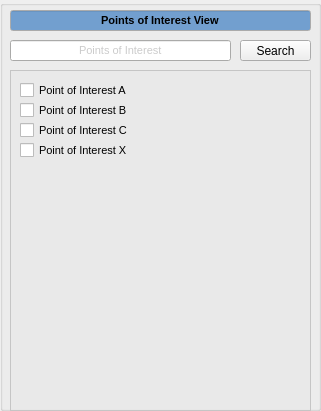
    <widget class="QGroupBox" name="points_of_interest_view_groupbox">
     <property name="geometry">
      <rect>
       <x>10</x>
       <y>120</y>
       <width>321</width>
       <height>411</height>
      </rect>
     </property>
     <property name="title">
      <string/>
     </property>
     <widget class="QLineEdit" name="points_of_interest_view_lineedit">
      <property name="geometry">
       <rect>
        <x>10</x>
        <y>10</y>
        <width>301</width>
        <height>21</height>
       </rect>
      </property>
      <property name="palette">
       <palette>
        <active>
         <colorrole role="Base">
          <brush brushstyle="SolidPattern">
           <color alpha="255">
            <red>114</red>
            <green>159</green>
            <blue>207</blue>
           </color>
          </brush>
         </colorrole>
        </active>
        <inactive>
         <colorrole role="Base">
          <brush brushstyle="SolidPattern">
           <color alpha="255">
            <red>114</red>
            <green>159</green>
            <blue>207</blue>
           </color>
          </brush>
         </colorrole>
        </inactive>
        <disabled>
         <colorrole role="Base">
          <brush brushstyle="SolidPattern">
           <color alpha="255">
            <red>255</red>
            <green>255</green>
            <blue>255</blue>
           </color>
          </brush>
         </colorrole>
        </disabled>
       </palette>
      </property>
      <property name="font">
       <font>
        <pointsize>8</pointsize>
        <weight>75</weight>
        <bold>true</bold>
       </font>
      </property>
      <property name="layoutDirection">
       <enum>Qt::LeftToRight</enum>
      </property>
      <property name="autoFillBackground">
       <bool>false</bool>
      </property>
      <property name="text">
       <string>Points of Interest View</string>
      </property>
      <property name="alignment">
       <set>Qt::AlignCenter</set>
      </property>
      <property name="readOnly">
       <bool>true</bool>
      </property>
     </widget>
     <widget class="QLineEdit" name="points_of_interest_line_edit_2">
      <property name="geometry">
       <rect>
        <x>10</x>
        <y>40</y>
        <width>221</width>
        <height>21</height>
       </rect>
      </property>
      <property name="palette">
       <palette>
        <active>
         <colorrole role="WindowText">
          <brush brushstyle="SolidPattern">
           <color alpha="255">
            <red>0</red>
            <green>0</green>
            <blue>0</blue>
           </color>
          </brush>
         </colorrole>
         <colorrole role="Dark">
          <brush brushstyle="SolidPattern">
           <color alpha="255">
            <red>119</red>
            <green>119</green>
            <blue>118</blue>
           </color>
          </brush>
         </colorrole>
         <colorrole role="Mid">
          <brush brushstyle="SolidPattern">
           <color alpha="255">
            <red>159</red>
            <green>159</green>
            <blue>157</blue>
           </color>
          </brush>
         </colorrole>
         <colorrole role="Text">
          <brush brushstyle="SolidPattern">
           <color alpha="255">
            <red>203</red>
            <green>203</green>
            <blue>203</blue>
           </color>
          </brush>
         </colorrole>
         <colorrole role="ButtonText">
          <brush brushstyle="SolidPattern">
           <color alpha="255">
            <red>0</red>
            <green>0</green>
            <blue>0</blue>
           </color>
          </brush>
         </colorrole>
         <colorrole role="Base">
          <brush brushstyle="SolidPattern">
           <color alpha="255">
            <red>255</red>
            <green>255</green>
            <blue>255</blue>
           </color>
          </brush>
         </colorrole>
         <colorrole role="Window">
          <brush brushstyle="SolidPattern">
           <color alpha="255">
            <red>238</red>
            <green>238</green>
            <blue>236</blue>
           </color>
          </brush>
         </colorrole>
         <colorrole role="Shadow">
          <brush brushstyle="SolidPattern">
           <color alpha="255">
            <red>0</red>
            <green>0</green>
            <blue>0</blue>
           </color>
          </brush>
         </colorrole>
         <colorrole role="AlternateBase">
          <brush brushstyle="SolidPattern">
           <color alpha="255">
            <red>184</red>
            <green>184</green>
            <blue>184</blue>
           </color>
          </brush>
         </colorrole>
         <colorrole role="ToolTipBase">
          <brush brushstyle="SolidPattern">
           <color alpha="255">
            <red>255</red>
            <green>255</green>
            <blue>220</blue>
           </color>
          </brush>
         </colorrole>
         <colorrole role="ToolTipText">
          <brush brushstyle="SolidPattern">
           <color alpha="255">
            <red>0</red>
            <green>0</green>
            <blue>0</blue>
           </color>
          </brush>
         </colorrole>
         <colorrole role="PlaceholderText">
          <brush brushstyle="NoBrush">
           <color alpha="128">
            <red>203</red>
            <green>203</green>
            <blue>203</blue>
           </color>
          </brush>
         </colorrole>
        </active>
        <inactive>
         <colorrole role="WindowText">
          <brush brushstyle="SolidPattern">
           <color alpha="255">
            <red>0</red>
            <green>0</green>
            <blue>0</blue>
           </color>
          </brush>
         </colorrole>
         <colorrole role="Dark">
          <brush brushstyle="SolidPattern">
           <color alpha="255">
            <red>119</red>
            <green>119</green>
            <blue>118</blue>
           </color>
          </brush>
         </colorrole>
         <colorrole role="Mid">
          <brush brushstyle="SolidPattern">
           <color alpha="255">
            <red>159</red>
            <green>159</green>
            <blue>157</blue>
           </color>
          </brush>
         </colorrole>
         <colorrole role="Text">
          <brush brushstyle="SolidPattern">
           <color alpha="255">
            <red>203</red>
            <green>203</green>
            <blue>203</blue>
           </color>
          </brush>
         </colorrole>
         <colorrole role="ButtonText">
          <brush brushstyle="SolidPattern">
           <color alpha="255">
            <red>0</red>
            <green>0</green>
            <blue>0</blue>
           </color>
          </brush>
         </colorrole>
         <colorrole role="Base">
          <brush brushstyle="SolidPattern">
           <color alpha="255">
            <red>255</red>
            <green>255</green>
            <blue>255</blue>
           </color>
          </brush>
         </colorrole>
         <colorrole role="Window">
          <brush brushstyle="SolidPattern">
           <color alpha="255">
            <red>238</red>
            <green>238</green>
            <blue>236</blue>
           </color>
          </brush>
         </colorrole>
         <colorrole role="Shadow">
          <brush brushstyle="SolidPattern">
           <color alpha="255">
            <red>0</red>
            <green>0</green>
            <blue>0</blue>
           </color>
          </brush>
         </colorrole>
         <colorrole role="AlternateBase">
          <brush brushstyle="SolidPattern">
           <color alpha="255">
            <red>184</red>
            <green>184</green>
            <blue>184</blue>
           </color>
          </brush>
         </colorrole>
         <colorrole role="ToolTipBase">
          <brush brushstyle="SolidPattern">
           <color alpha="255">
            <red>255</red>
            <green>255</green>
            <blue>220</blue>
           </color>
          </brush>
         </colorrole>
         <colorrole role="ToolTipText">
          <brush brushstyle="SolidPattern">
           <color alpha="255">
            <red>0</red>
            <green>0</green>
            <blue>0</blue>
           </color>
          </brush>
         </colorrole>
         <colorrole role="PlaceholderText">
          <brush brushstyle="NoBrush">
           <color alpha="128">
            <red>203</red>
            <green>203</green>
            <blue>203</blue>
           </color>
          </brush>
         </colorrole>
        </inactive>
        <disabled>
         <colorrole role="WindowText">
          <brush brushstyle="SolidPattern">
           <color alpha="255">
            <red>119</red>
            <green>119</green>
            <blue>118</blue>
           </color>
          </brush>
         </colorrole>
         <colorrole role="Dark">
          <brush brushstyle="SolidPattern">
           <color alpha="255">
            <red>119</red>
            <green>119</green>
            <blue>118</blue>
           </color>
          </brush>
         </colorrole>
         <colorrole role="Mid">
          <brush brushstyle="SolidPattern">
           <color alpha="255">
            <red>159</red>
            <green>159</green>
            <blue>157</blue>
           </color>
          </brush>
         </colorrole>
         <colorrole role="Text">
          <brush brushstyle="SolidPattern">
           <color alpha="255">
            <red>119</red>
            <green>119</green>
            <blue>118</blue>
           </color>
          </brush>
         </colorrole>
         <colorrole role="ButtonText">
          <brush brushstyle="SolidPattern">
           <color alpha="255">
            <red>119</red>
            <green>119</green>
            <blue>118</blue>
           </color>
          </brush>
         </colorrole>
         <colorrole role="Base">
          <brush brushstyle="SolidPattern">
           <color alpha="255">
            <red>238</red>
            <green>238</green>
            <blue>236</blue>
           </color>
          </brush>
         </colorrole>
         <colorrole role="Window">
          <brush brushstyle="SolidPattern">
           <color alpha="255">
            <red>238</red>
            <green>238</green>
            <blue>236</blue>
           </color>
          </brush>
         </colorrole>
         <colorrole role="Shadow">
          <brush brushstyle="SolidPattern">
           <color alpha="255">
            <red>0</red>
            <green>0</green>
            <blue>0</blue>
           </color>
          </brush>
         </colorrole>
         <colorrole role="AlternateBase">
          <brush brushstyle="SolidPattern">
           <color alpha="255">
            <red>184</red>
            <green>184</green>
            <blue>184</blue>
           </color>
          </brush>
         </colorrole>
         <colorrole role="ToolTipBase">
          <brush brushstyle="SolidPattern">
           <color alpha="255">
            <red>255</red>
            <green>255</green>
            <blue>220</blue>
           </color>
          </brush>
         </colorrole>
         <colorrole role="ToolTipText">
          <brush brushstyle="SolidPattern">
           <color alpha="255">
            <red>0</red>
            <green>0</green>
            <blue>0</blue>
           </color>
          </brush>
         </colorrole>
         <colorrole role="PlaceholderText">
          <brush brushstyle="NoBrush">
           <color alpha="128">
            <red>203</red>
            <green>203</green>
            <blue>203</blue>
           </color>
          </brush>
         </colorrole>
        </disabled>
       </palette>
      </property>
      <property name="font">
       <font>
        <pointsize>8</pointsize>
       </font>
      </property>
      <property name="text">
       <string>Points of Interest</string>
      </property>
      <property name="alignment">
       <set>Qt::AlignCenter</set>
      </property>
     </widget>
     <widget class="QPushButton" name="points_of_interest_search_button_2">
      <property name="geometry">
       <rect>
        <x>240</x>
        <y>40</y>
        <width>71</width>
        <height>21</height>
       </rect>
      </property>
      <property name="text">
       <string>Search</string>
      </property>
     </widget>
     <widget class="QListWidget" name="points_of_interest_list_widget_2">
      <property name="geometry">
       <rect>
        <x>10</x>
        <y>70</y>
        <width>301</width>
        <height>341</height>
       </rect>
      </property>
      <property name="palette">
       <palette>
        <active>
         <colorrole role="WindowText">
          <brush brushstyle="SolidPattern">
           <color alpha="255">
            <red>0</red>
            <green>0</green>
            <blue>0</blue>
           </color>
          </brush>
         </colorrole>
         <colorrole role="Button">
          <brush brushstyle="SolidPattern">
           <color alpha="255">
            <red>255</red>
            <green>255</green>
            <blue>255</blue>
           </color>
          </brush>
         </colorrole>
         <colorrole role="Light">
          <brush brushstyle="SolidPattern">
           <color alpha="255">
            <red>255</red>
            <green>255</green>
            <blue>255</blue>
           </color>
          </brush>
         </colorrole>
         <colorrole role="Midlight">
          <brush brushstyle="SolidPattern">
           <color alpha="255">
            <red>255</red>
            <green>255</green>
            <blue>255</blue>
           </color>
          </brush>
         </colorrole>
         <colorrole role="Dark">
          <brush brushstyle="SolidPattern">
           <color alpha="255">
            <red>127</red>
            <green>127</green>
            <blue>127</blue>
           </color>
          </brush>
         </colorrole>
         <colorrole role="Mid">
          <brush brushstyle="SolidPattern">
           <color alpha="255">
            <red>170</red>
            <green>170</green>
            <blue>170</blue>
           </color>
          </brush>
         </colorrole>
         <colorrole role="Text">
          <brush brushstyle="SolidPattern">
           <color alpha="255">
            <red>0</red>
            <green>0</green>
            <blue>0</blue>
           </color>
          </brush>
         </colorrole>
         <colorrole role="BrightText">
          <brush brushstyle="SolidPattern">
           <color alpha="255">
            <red>255</red>
            <green>255</green>
            <blue>255</blue>
           </color>
          </brush>
         </colorrole>
         <colorrole role="Base">
          <brush brushstyle="SolidPattern">
           <color alpha="142">
            <red>229</red>
            <green>229</green>
            <blue>229</blue>
           </color>
          </brush>
         </colorrole>
         <colorrole role="Window">
          <brush brushstyle="SolidPattern">
           <color alpha="255">
            <red>255</red>
            <green>255</green>
            <blue>255</blue>
           </color>
          </brush>
         </colorrole>
         <colorrole role="Shadow">
          <brush brushstyle="SolidPattern">
           <color alpha="255">
            <red>0</red>
            <green>0</green>
            <blue>0</blue>
           </color>
          </brush>
         </colorrole>
         <colorrole role="AlternateBase">
          <brush brushstyle="SolidPattern">
           <color alpha="255">
            <red>255</red>
            <green>255</green>
            <blue>255</blue>
           </color>
          </brush>
         </colorrole>
         <colorrole role="ToolTipBase">
          <brush brushstyle="SolidPattern">
           <color alpha="255">
            <red>255</red>
            <green>255</green>
            <blue>220</blue>
           </color>
          </brush>
         </colorrole>
         <colorrole role="ToolTipText">
          <brush brushstyle="SolidPattern">
           <color alpha="255">
            <red>0</red>
            <green>0</green>
            <blue>0</blue>
           </color>
          </brush>
         </colorrole>
         <colorrole role="PlaceholderText">
          <brush brushstyle="NoBrush">
           <color alpha="128">
            <red>0</red>
            <green>0</green>
            <blue>0</blue>
           </color>
          </brush>
         </colorrole>
        </active>
        <inactive>
         <colorrole role="WindowText">
          <brush brushstyle="SolidPattern">
           <color alpha="255">
            <red>0</red>
            <green>0</green>
            <blue>0</blue>
           </color>
          </brush>
         </colorrole>
         <colorrole role="Button">
          <brush brushstyle="SolidPattern">
           <color alpha="255">
            <red>255</red>
            <green>255</green>
            <blue>255</blue>
           </color>
          </brush>
         </colorrole>
         <colorrole role="Light">
          <brush brushstyle="SolidPattern">
           <color alpha="255">
            <red>255</red>
            <green>255</green>
            <blue>255</blue>
           </color>
          </brush>
         </colorrole>
         <colorrole role="Midlight">
          <brush brushstyle="SolidPattern">
           <color alpha="255">
            <red>255</red>
            <green>255</green>
            <blue>255</blue>
           </color>
          </brush>
         </colorrole>
         <colorrole role="Dark">
          <brush brushstyle="SolidPattern">
           <color alpha="255">
            <red>127</red>
            <green>127</green>
            <blue>127</blue>
           </color>
          </brush>
         </colorrole>
         <colorrole role="Mid">
          <brush brushstyle="SolidPattern">
           <color alpha="255">
            <red>170</red>
            <green>170</green>
            <blue>170</blue>
           </color>
          </brush>
         </colorrole>
         <colorrole role="Text">
          <brush brushstyle="SolidPattern">
           <color alpha="255">
            <red>0</red>
            <green>0</green>
            <blue>0</blue>
           </color>
          </brush>
         </colorrole>
         <colorrole role="BrightText">
          <brush brushstyle="SolidPattern">
           <color alpha="255">
            <red>255</red>
            <green>255</green>
            <blue>255</blue>
           </color>
          </brush>
         </colorrole>
         <colorrole role="Base">
          <brush brushstyle="SolidPattern">
           <color alpha="142">
            <red>229</red>
            <green>229</green>
            <blue>229</blue>
           </color>
          </brush>
         </colorrole>
         <colorrole role="Window">
          <brush brushstyle="SolidPattern">
           <color alpha="255">
            <red>255</red>
            <green>255</green>
            <blue>255</blue>
           </color>
          </brush>
         </colorrole>
         <colorrole role="Shadow">
          <brush brushstyle="SolidPattern">
           <color alpha="255">
            <red>0</red>
            <green>0</green>
            <blue>0</blue>
           </color>
          </brush>
         </colorrole>
         <colorrole role="AlternateBase">
          <brush brushstyle="SolidPattern">
           <color alpha="255">
            <red>255</red>
            <green>255</green>
            <blue>255</blue>
           </color>
          </brush>
         </colorrole>
         <colorrole role="ToolTipBase">
          <brush brushstyle="SolidPattern">
           <color alpha="255">
            <red>255</red>
            <green>255</green>
            <blue>220</blue>
           </color>
          </brush>
         </colorrole>
         <colorrole role="ToolTipText">
          <brush brushstyle="SolidPattern">
           <color alpha="255">
            <red>0</red>
            <green>0</green>
            <blue>0</blue>
           </color>
          </brush>
         </colorrole>
         <colorrole role="PlaceholderText">
          <brush brushstyle="NoBrush">
           <color alpha="128">
            <red>0</red>
            <green>0</green>
            <blue>0</blue>
           </color>
          </brush>
         </colorrole>
        </inactive>
        <disabled>
         <colorrole role="WindowText">
          <brush brushstyle="SolidPattern">
           <color alpha="255">
            <red>127</red>
            <green>127</green>
            <blue>127</blue>
           </color>
          </brush>
         </colorrole>
         <colorrole role="Button">
          <brush brushstyle="SolidPattern">
           <color alpha="255">
            <red>255</red>
            <green>255</green>
            <blue>255</blue>
           </color>
          </brush>
         </colorrole>
         <colorrole role="Light">
          <brush brushstyle="SolidPattern">
           <color alpha="255">
            <red>255</red>
            <green>255</green>
            <blue>255</blue>
           </color>
          </brush>
         </colorrole>
         <colorrole role="Midlight">
          <brush brushstyle="SolidPattern">
           <color alpha="255">
            <red>255</red>
            <green>255</green>
            <blue>255</blue>
           </color>
          </brush>
         </colorrole>
         <colorrole role="Dark">
          <brush brushstyle="SolidPattern">
           <color alpha="255">
            <red>127</red>
            <green>127</green>
            <blue>127</blue>
           </color>
          </brush>
         </colorrole>
         <colorrole role="Mid">
          <brush brushstyle="SolidPattern">
           <color alpha="255">
            <red>170</red>
            <green>170</green>
            <blue>170</blue>
           </color>
          </brush>
         </colorrole>
         <colorrole role="Text">
          <brush brushstyle="SolidPattern">
           <color alpha="255">
            <red>127</red>
            <green>127</green>
            <blue>127</blue>
           </color>
          </brush>
         </colorrole>
         <colorrole role="BrightText">
          <brush brushstyle="SolidPattern">
           <color alpha="255">
            <red>255</red>
            <green>255</green>
            <blue>255</blue>
           </color>
          </brush>
         </colorrole>
         <colorrole role="Base">
          <brush brushstyle="SolidPattern">
           <color alpha="255">
            <red>255</red>
            <green>255</green>
            <blue>255</blue>
           </color>
          </brush>
         </colorrole>
         <colorrole role="Window">
          <brush brushstyle="SolidPattern">
           <color alpha="255">
            <red>255</red>
            <green>255</green>
            <blue>255</blue>
           </color>
          </brush>
         </colorrole>
         <colorrole role="Shadow">
          <brush brushstyle="SolidPattern">
           <color alpha="255">
            <red>0</red>
            <green>0</green>
            <blue>0</blue>
           </color>
          </brush>
         </colorrole>
         <colorrole role="AlternateBase">
          <brush brushstyle="SolidPattern">
           <color alpha="255">
            <red>255</red>
            <green>255</green>
            <blue>255</blue>
           </color>
          </brush>
         </colorrole>
         <colorrole role="ToolTipBase">
          <brush brushstyle="SolidPattern">
           <color alpha="255">
            <red>255</red>
            <green>255</green>
            <blue>220</blue>
           </color>
          </brush>
         </colorrole>
         <colorrole role="ToolTipText">
          <brush brushstyle="SolidPattern">
           <color alpha="255">
            <red>0</red>
            <green>0</green>
            <blue>0</blue>
           </color>
          </brush>
         </colorrole>
         <colorrole role="PlaceholderText">
          <brush brushstyle="NoBrush">
           <color alpha="128">
            <red>0</red>
            <green>0</green>
            <blue>0</blue>
           </color>
          </brush>
         </colorrole>
        </disabled>
       </palette>
      </property>
      <property name="font">
       <font>
        <pointsize>10</pointsize>
       </font>
      </property>
      <property name="layoutDirection">
       <enum>Qt::LeftToRight</enum>
      </property>
      <property name="autoFillBackground">
       <bool>false</bool>
      </property>
      <property name="frameShape">
       <enum>QFrame::StyledPanel</enum>
      </property>
      <property name="editTriggers">
       <set>QAbstractItemView::DoubleClicked|QAbstractItemView::EditKeyPressed</set>
      </property>
      <property name="resizeMode">
       <enum>QListView::Adjust</enum>
      </property>
      <property name="spacing">
       <number>0</number>
      </property>
     </widget>
     <widget class="QCheckBox" name="point_of_interest_A_checkbox_2">
      <property name="geometry">
       <rect>
        <x>20</x>
        <y>80</y>
        <width>201</width>
        <height>20</height>
       </rect>
      </property>
      <property name="font">
       <font>
        <pointsize>8</pointsize>
       </font>
      </property>
      <property name="text">
       <string>Point of Interest A</string>
      </property>
     </widget>
     <widget class="QCheckBox" name="point_of_interest_B_checkbox_2">
      <property name="geometry">
       <rect>
        <x>20</x>
        <y>100</y>
        <width>201</width>
        <height>20</height>
       </rect>
      </property>
      <property name="font">
       <font>
        <pointsize>8</pointsize>
       </font>
      </property>
      <property name="text">
       <string>Point of Interest B</string>
      </property>
     </widget>
     <widget class="QCheckBox" name="point_of_interest_C_checkbox_2">
      <property name="geometry">
       <rect>
        <x>20</x>
        <y>120</y>
        <width>201</width>
        <height>20</height>
       </rect>
      </property>
      <property name="font">
       <font>
        <pointsize>8</pointsize>
       </font>
      </property>
      <property name="text">
       <string>Point of Interest C</string>
      </property>
     </widget>
     <widget class="QCheckBox" name="point_of_interest_X_checkbox_2">
      <property name="geometry">
       <rect>
        <x>20</x>
        <y>140</y>
        <width>201</width>
        <height>20</height>
       </rect>
      </property>
      <property name="font">
       <font>
        <pointsize>8</pointsize>
       </font>
      </property>
      <property name="text">
       <string>Point of Interest X</string>
      </property>
     </widget>
    </widget>
